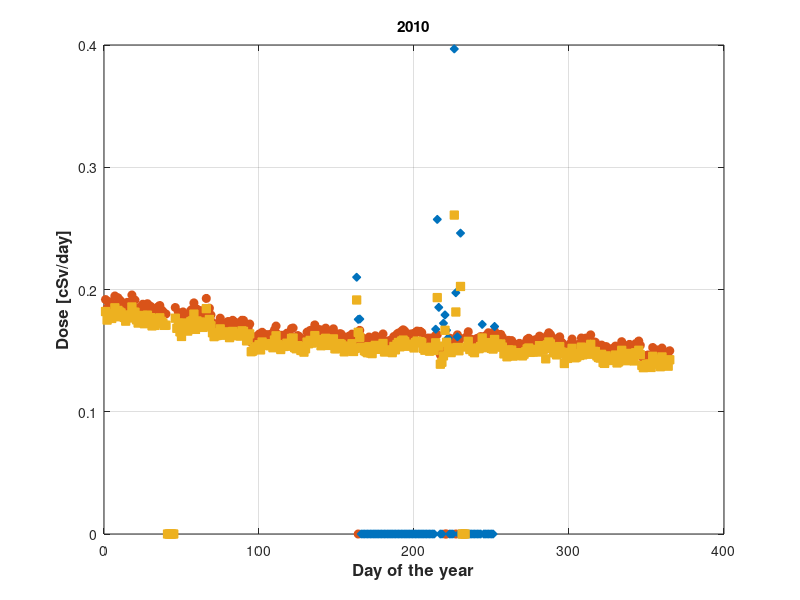
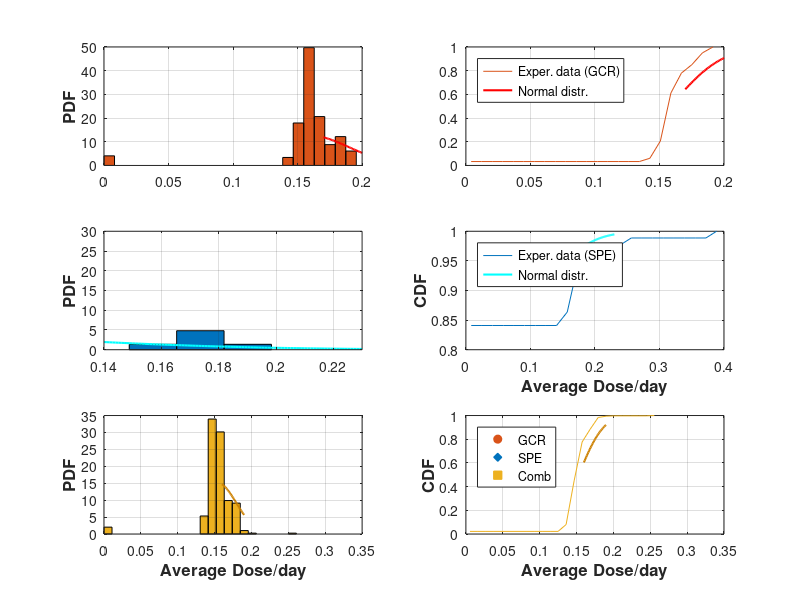

Write the MATLAB code that produced these figures, in order.
%Daniel Gomez and Hayley E. Bower, Purdue University
%Summer 2017
%Using CRaTER Data accessed from University of New Hampshire

%% Year 2010
clc, clear, close all
% Code colors (Do not worry about this!!!  I will explain you later)
b_d = [0       0.4471    0.7412];   r_d = [0.8510    0.3255    0.0980];
y_d = [0.9294  0.6941    0.1255];   k_d = [0.3137    0.3137    0.3137];
c_d = [0.3020  0.7451    0.9333];   cc_d = [0    0.7490    0.7490];
gr_d = [.7 .7 .7];    yd_d = [0.8  0.5    0];

% GCR
data_GCR = load('UNH2010GCR.txt'); %Bring in the 2010 CRaTER Data
DOY = data_GCR(:,3); %Day of Year
D1_2 = data_GCR(:,8); %Detectors 1&2 dose rates

jj=1;
for ii = DOY(1):DOY(end)
    [ind] = find(ii==DOY);
    if isempty(ind)~=1
    m_d = mean(D1_2(ind));
    st_d = std(D1_2(ind),1);
    mat(jj,:) = [ii length(ind) m_d st_d];
    else
        mat(jj,:) = [ii length(ind) 0 0];
    end
        jj = jj +1;
end

figure(1)
% One way to plot the MEAN and the STANDARD DEVIATION
% f1 = errorbar(mat(:,1),mat(:,3),mat(:,4),...
%     'color',gr_d,'linewidth',0.5,'marker','d','LineStyle','-','MarkerSize',5,'MarkerEdgeColor',r_d,'MarkerfaceColor',r_d); grid on, hold on
% set(gca,'xtick',[175:25:375],'ytick',[0.15:.01:.21],'fontweight','normal','fontsize',11,'box','on');
f1 = plot(mat(:,1),mat(:,3),'o','color',r_d,'MarkerSize',6,'MarkerfaceColor',r_d); hold on
title('2010')

figure(2)
subplot(3,2,1)
% hh = histogram(mat(2:end-1,3),24,'Normalization','pdf','FaceColor',r_d); hold on, grid on
n=length(mat(2:end-1,3));
[counts,centers] = hist(mat(2:end-1,3),24);
prob = counts/ (n * (centers(2)-centers(1)));
H = bar(centers,prob,'hist'); hold on, grid on
set(H,'facecolor',r_d);

mu = mean(mat(2:end-1,3));
sigma = std(mat(2:end-1,3),1);
xx = .17:0.001:.2;
% y = exp(-(y-mu).^2./(2*sigma^2))./(sigma*sqrt(2*pi));
y = pdf('normal',xx,mu,sigma);
plot(xx,y,'r','LineWidth',1.5)
ylabel('PDF','fontweight','bold','fontsize',12)
aa = title('2010','position',[0.2050 206.0440 -1.4211e-14]);

subplot(3,2,2)
count_sum = cumsum(prob);
plot(centers(1:end),count_sum/(count_sum(end)),'color',r_d), grid on, hold on
y = cdf('normal',xx,mu,sigma);
plot(xx,y,'r','LineWidth',1.5),  grid on
legend('Exper. data (GCR)','Normal distr.','location','northwest')

%==================================================
% SPE
clear DOY D1_2 mat  m_d st_d
data_SPE = load('UNH2010SPE.txt'); %Bring in the 2010 CRaTER Data
DOY = data_SPE(:,3); %Day of Year
D1_2 = data_SPE(:,8); %Detectors 1&2 dose rates

jj=1;
for ii = DOY(1):DOY(end)
    [ind] = find(ii==DOY);
    if isempty(ind)~=1
    m_d = mean(D1_2(ind));
    st_d = std(D1_2(ind),1);
    mat(jj,:) = [ii length(ind) m_d st_d];
    else
        mat(jj,:) = [ii length(ind) 0 0];
    end
        jj = jj +1;
end

figure(1);
% f2 = errorbar(mat(:,1),mat(:,3),mat(:,4),...
%     'color',gr_d,'linewidth',0.5,'marker','o','LineStyle','-','MarkerSize',5,'MarkerEdgeColor',b_d,'MarkerfaceColor',b_d); grid on, hold on
% set(gca,'xtick',[175:25:375],'ytick',[0.15:.01:.21],'fontweight','normal','fontsize',11,'box','on')
f2 = plot(mat(:,1),mat(:,3),'d','color',b_d,'MarkerSize',6,'MarkerfaceColor',b_d); grid on, hold on

figure(2)
subplot(3,2,3)
% hh = histogram(mat(2:end-1,3),20,'Normalization','pdf','FaceColor',b_d); hold on, grid on
n=length(mat(2:end-1,3));
[counts,centers] = hist(mat(2:end-1,3),24);
prob = counts/ (n * (centers(2)-centers(1)));
H = bar(centers,prob,'hist'); hold on, grid on
set(H,'facecolor',b_d);

mu = mean(mat(2:end-1,3));
sigma = std(mat(2:end-1,3),1);
xx = .14:0.001:.23;
% y = exp(-(y-mu).^2./(2*sigma^2))./(sigma*sqrt(2*pi));
y = pdf('normal',xx,mu,sigma);
plot(xx,y,'c','LineWidth',1.5)
ylabel('PDF','fontweight','bold','fontsize',12)
axis([ 0.14 .23 0 30])

subplot(3,2,4)
count_sum = cumsum(prob);
plot(centers(1:end),count_sum/(count_sum(end)),'color',b_d), grid on, hold on
y = cdf('normal',xx,mu,sigma);
plot(xx,y,'c','LineWidth',1.5),  grid on
ylabel('CDF','fontweight','bold','fontsize',12)
xlabel('Average Dose/day','fontweight','bold','fontsize',12)
legend('Exper. data (SPE)','Normal distr.','location','northwest')

%==================================================
% COMB
clear DOY D1_2 y xx mat m_d st_d

data_comb = load('UNH2010Comb.txt'); %Bring in the 2010 CRaTER Data
DOY = data_comb(:,3); %Day of Year
D1_2 = data_comb(:,8); %Detectors 1&2 dose rates

jj=1;
for ii = DOY(1):DOY(end)
    [ind] = find(ii==DOY);
    if isempty(ind)~=1
    m_d = mean(D1_2(ind));
    st_d = std(D1_2(ind),1);
    mat(jj,:) = [ii length(ind) m_d st_d];
    else
        mat(jj,:) = [ii length(ind) 0 0];
    end
        jj = jj +1;
end

figure(1)
% f3 = errorbar(mat(:,1),mat(:,3),mat(:,4),...
%     'color',gr_d,'linewidth',0.5,'marker','s','LineStyle','-','MarkerSize',5,'MarkerEdgeColor',yd_d,'MarkerfaceColor',y_d); grid on, hold on
% set(gca,'xtick',[175:25:375],'ytick',[0.15:.01:.21],'fontweight','normal','fontsize',11,'box','on')
f3 = plot(mat(:,1),mat(:,3),'s','color',y_d,'MarkerSize',6,'MarkerfaceColor',y_d); grid on, hold on
axis()
title('2010')
xlabel('Day of the year','fontweight','bold','fontsize',12)
ylabel('Dose [cSv/day]','fontweight','bold','fontsize',12)

figure(2)
subplot(3,2,5)
% hh = histogram(mat(2:end-1,3),24,'Normalization','pdf','FaceColor',y_d); hold on, grid on
n=length(mat(2:end-1,3));
[counts,centers] = hist(mat(2:end-1,3),24);
prob = counts/ (n * (centers(2)-centers(1)));
H = bar(centers,prob,'hist'); hold on, grid on
set(H,'facecolor',y_d);

mu = mean(mat(2:end-1,3));
sigma = std(mat(2:end-1,3),1);
xx = .16:0.001:.19;
% y = exp(-(y-mu).^2./(2*sigma^2))./(sigma*sqrt(2*pi));
y = pdf('normal',xx,mu,sigma);
plot(xx,y,'LineWidth',1.5,'color',yd_d)
ylabel('PDF','fontweight','bold','fontsize',12)
xlabel('Average Dose/day','fontweight','bold','fontsize',12)

subplot(3,2,6)
count_sum = cumsum(prob);
plot(centers(1:end),count_sum/(count_sum(end)),'color',y_d), grid on, hold on
y = cdf('normal',xx,mu,sigma);
plot(xx,y,'LineWidth',1.5,'color',yd_d),  grid on
ylabel('CDF','fontweight','bold','fontsize',12)
xlabel('Average Dose/day','fontweight','bold','fontsize',12)
 aaa = legend('Exper. data (Comb)','Normal distr.','location','northwest');

legend([f1 f2 f3],'GCR','SPE','Comb')


% IMPORTANT:  This is the best way to save a figure as PDF in Matlab
% set(1,'PaperSize' ,[5.8 4.5],'PaperPositionMode','auto')
% print('-f1','-painters','Radiation_01','-dpdf')


print(1,'All_rad_2010', '-dpng', '-r900')
print(2,'Proba_rad_2010', '-dpng', '-r900')


